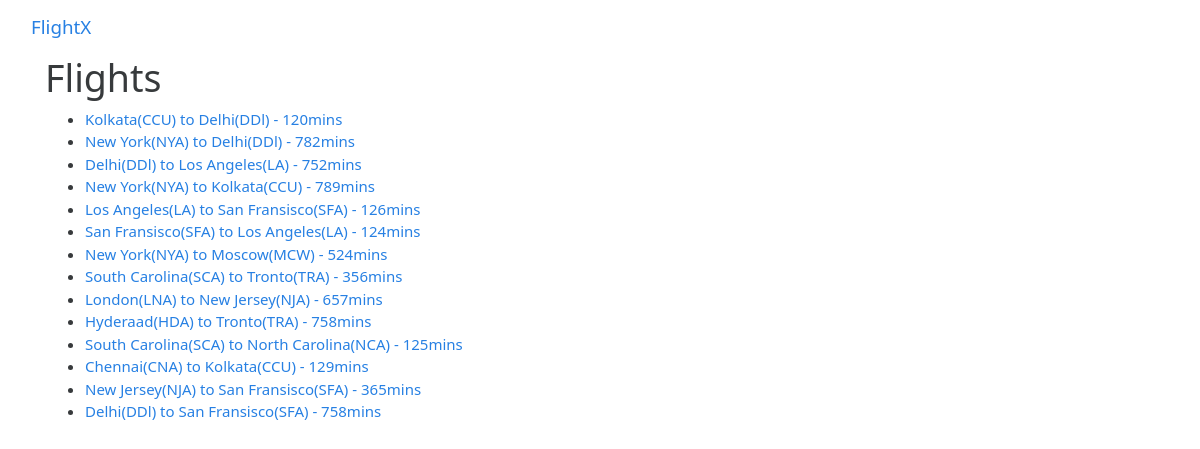
The app's page /home, older data.
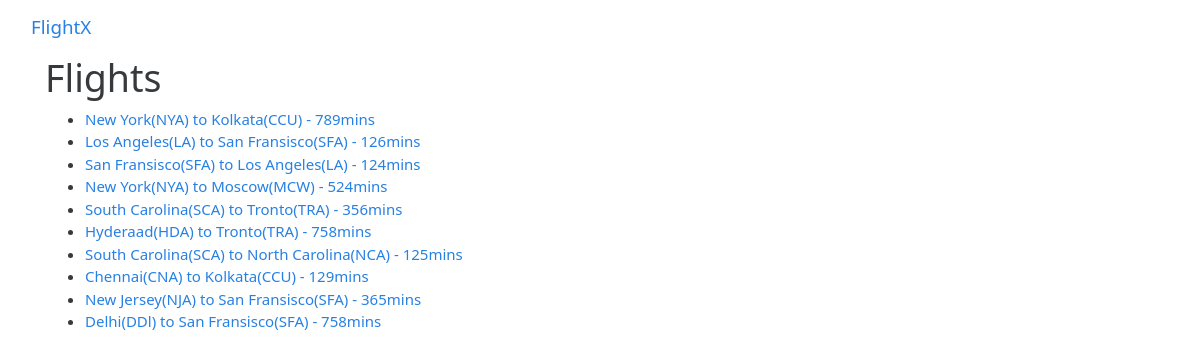
The same page, newer data.
### webapp/models.py (models this page shows)
class Flight(models.Model):
    origin = models.ForeignKey(Airport, on_delete=models.CASCADE, related_name="departures")
    destination = models.ForeignKey(Airport, on_delete=models.CASCADE, related_name="arrival")
    duration = models.IntegerField()
    def __str__(self):
        return f"{self.origin} to {self.destination} - {self.duration}mins"

class Airport(models.Model):
    code = models.CharField(max_length=3)
    city = models.CharField(max_length=60)
    def __str__(self):
        return f"{self.city}({self.code})"

### webapp/views.py (the view)
# urls.py: path('home', views.index, name="index"),
def index(request):
    context = {
        "flights" : Flight.objects.all()
    }
    return render(request, "webapp/home.html", context)

### webapp/templates/webapp/home.html (shortened to what this page needs)
{% extends "webapp/base.html" %}
{% block content %}
<div class="container">
    <div class="head">
        <h1>Flights</h1>
        <ul>
            {% for flight in flights %}
            <li>
                <a href="{% url 'webapp:flight' flight.id %}">{{ flight }}</a>
            </li>
            {% endfor %}
        </ul>
    </div>
</div>
{% endblock %}

### webapp/templates/webapp/base.html (shortened to what this page needs)
<!DOCTYPE html>
<html lang="en">
<head>
    {% load staticfiles %}
    <link rel="stylesheet" href="{% static 'webapp/css/bootstrap.css' %}">
</head>
<body>
    <nav class="navbar navbar-default">
        <div class="container-fluid">
            <div class="navbar-header">
                <a class="navbar-brand" href="">FlightX</a>
            </div>
        </div>
    </nav>
    {% block content %}
    {% endblock %}
</body>
</html>

Row changes from the older to the newer data that the page shows:
removed Flight: origin+destination+duration "Kolkata(CCU) to Delhi(DDl) - 120mins"
removed Flight: origin+destination+duration "New York(NYA) to Delhi(DDl) - 782mins"
removed Flight: origin+destination+duration "Delhi(DDl) to Los Angeles(LA) - 752mins"
removed Flight: origin+destination+duration "London(LNA) to New Jersey(NJA) - 657mins"
